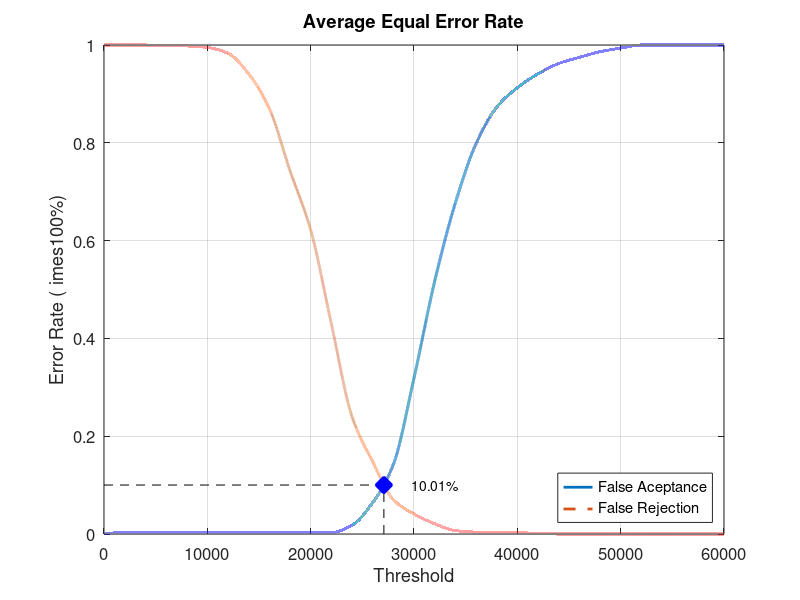
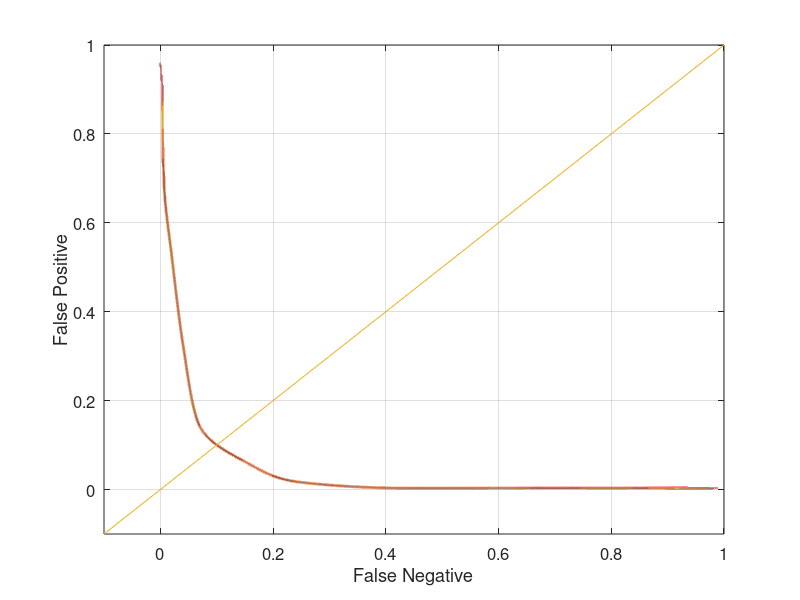

Write MATLAB code to recreate these figures, in order.
close all;
clear;
clc;
x = 0:2000:60000;
xq = 0:0.5:60000;

y0 = [0 0.0031579 0.0031579 0.0031579 0.0031579 0.0031579 0.0031579 0.0031579 0.0031579 0.0031579 0.0031579 0.0031579 0.0178947 0.0642105 0.142105 0.318947 0.516842 0.676842 0.797895 0.872632 0.912632 0.941053 0.962105 0.974737 0.986316 0.993684 1 1 1 1 1]
yy0 = interp1(x, y0, xq, 'pchip');
y1 = [1 1 1 0.998 0.998 0.995 0.983 0.941 0.87 0.743 0.622 0.43 0.24 0.148 0.07 0.041 0.021 0.007 0.004 0.004 0.003 0.001 0 0 0 0 0 0 0 0 0]
yy1 = interp1(x, y1, xq, 'pchip');

% Calculating EER: 
y2 = abs(y0 - y1);
find(y2 == min(y2))
yy2 = abs(yy0 - yy1);
xEER = find(yy2 == min(yy2));
xEERIndex = xq(xEER) % X-axis EER
yEER = yy0(xEER) % Y-axis EER

main = figure
plot(xq, yy0,'-','LineWidth', 2);	hold on
plot(xq, yy1,'--','LineWidth', 2);	hold on
plot([xEERIndex xEERIndex], [0 yEER], 'k--');	hold on
plot([0 xEERIndex], [yEER yEER], 'k--');	hold on
plot(xEERIndex, yEER, 'bx', 'LineWidth', 10);	hold on
text(xEERIndex + 10 * xEERIndex / 100, yEER, [num2str(round((10000 * yEER)) / 100) '%'])
legend('False Aceptance', 'False Rejection', 'Location', 'SouthEast')
xlabel('Threshold')
ylabel('Error Rate (	imes100%)')
title('Average Equal Error Rate')
set(gca, 'FontSize', 12)
axis([0 60000 0 1])
grid on

print(main, 'Database3AverageMain', '-dpng');
FNRxFPR = figure('Color', [1 1 1]);
plot(yy1, yy0, '-', yy1, yy0, 'LineWidth', 2);
hold on
y = -0.1:0.1:1
plot(y, y); 
set(gca, 'FontSize', 12)
xlabel('False Negative')
ylabel('False Positive')
axis([-0.1 1 -0.1 1])
set(gca, 'FontSize', 12)
grid on

print(FNRxFPR, 'Database3AverageFNRxFPR','-dpng');
